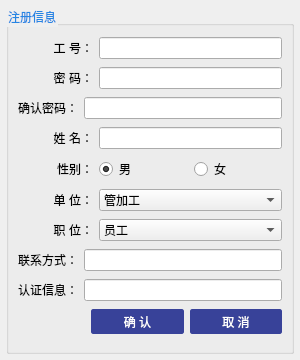
<?xml version="1.0" encoding="UTF-8"?>
<ui version="4.0">
 <class>registerwindow</class>
 <widget class="QDialog" name="registerwindow">
  <property name="geometry">
   <rect>
    <x>0</x>
    <y>0</y>
    <width>300</width>
    <height>360</height>
   </rect>
  </property>
  <property name="sizePolicy">
   <sizepolicy hsizetype="Fixed" vsizetype="Fixed">
    <horstretch>0</horstretch>
    <verstretch>0</verstretch>
   </sizepolicy>
  </property>
  <property name="windowTitle">
   <string>Dialog</string>
  </property>
  <property name="styleSheet">
   <string notr="true">*{
font: 11pt &quot;等线&quot;;
}

QGroupBox{
color: rgb(38, 133, 227);
}

QPushButton{
width:87px;
height:23px;
color: rgb(255, 255, 255);
border: 1px solid #384299;
border-radius: 2px;
background-color: #384299;
}

QPushButton:pressed{
color: #34fcfc;
background-color: #5d70ff;
}
</string>
  </property>
  <layout class="QGridLayout" name="gridLayout">
   <property name="leftMargin">
    <number>6</number>
   </property>
   <property name="topMargin">
    <number>6</number>
   </property>
   <property name="rightMargin">
    <number>6</number>
   </property>
   <property name="bottomMargin">
    <number>6</number>
   </property>
   <item row="0" column="1">
    <widget class="QGroupBox" name="register_groupbox">
     <property name="title">
      <string>注册信息</string>
     </property>
     <property name="flat">
      <bool>false</bool>
     </property>
     <layout class="QVBoxLayout" name="verticalLayout">
      <item>
       <layout class="QHBoxLayout" name="horizontalLayout">
        <item>
         <widget class="QLabel" name="register_numlabel">
          <property name="minimumSize">
           <size>
            <width>75</width>
            <height>0</height>
           </size>
          </property>
          <property name="text">
           <string>工 号：</string>
          </property>
          <property name="alignment">
           <set>Qt::AlignRight|Qt::AlignTrailing|Qt::AlignVCenter</set>
          </property>
         </widget>
        </item>
        <item>
         <widget class="QLineEdit" name="register_numtext">
          <property name="toolTip">
           <string>工号</string>
          </property>
          <property name="maxLength">
           <number>10</number>
          </property>
         </widget>
        </item>
       </layout>
      </item>
      <item>
       <layout class="QHBoxLayout" name="horizontalLayout_2">
        <item>
         <widget class="QLabel" name="register_pwdlabel">
          <property name="minimumSize">
           <size>
            <width>75</width>
            <height>0</height>
           </size>
          </property>
          <property name="text">
           <string>密 码：</string>
          </property>
          <property name="alignment">
           <set>Qt::AlignRight|Qt::AlignTrailing|Qt::AlignVCenter</set>
          </property>
         </widget>
        </item>
        <item>
         <widget class="QLineEdit" name="register_pwdtext">
          <property name="toolTip">
           <string>密码，最长10位</string>
          </property>
          <property name="maxLength">
           <number>10</number>
          </property>
          <property name="echoMode">
           <enum>QLineEdit::Password</enum>
          </property>
         </widget>
        </item>
       </layout>
      </item>
      <item>
       <layout class="QHBoxLayout" name="horizontalLayout_3">
        <item>
         <widget class="QLabel" name="register_pwdconfirmlabel">
          <property name="text">
           <string>确认密码：</string>
          </property>
          <property name="alignment">
           <set>Qt::AlignRight|Qt::AlignTrailing|Qt::AlignVCenter</set>
          </property>
         </widget>
        </item>
        <item>
         <widget class="QLineEdit" name="register_pwdagaintext">
          <property name="toolTip">
           <string>密码确认</string>
          </property>
          <property name="maxLength">
           <number>10</number>
          </property>
          <property name="echoMode">
           <enum>QLineEdit::Password</enum>
          </property>
         </widget>
        </item>
       </layout>
      </item>
      <item>
       <layout class="QHBoxLayout" name="horizontalLayout_4">
        <item>
         <widget class="QLabel" name="register_namelabel">
          <property name="minimumSize">
           <size>
            <width>75</width>
            <height>0</height>
           </size>
          </property>
          <property name="text">
           <string>姓 名：</string>
          </property>
          <property name="alignment">
           <set>Qt::AlignRight|Qt::AlignTrailing|Qt::AlignVCenter</set>
          </property>
         </widget>
        </item>
        <item>
         <widget class="QLineEdit" name="register_nametext">
          <property name="toolTip">
           <string>姓名</string>
          </property>
          <property name="maxLength">
           <number>10</number>
          </property>
         </widget>
        </item>
       </layout>
      </item>
      <item>
       <layout class="QHBoxLayout" name="horizontalLayout_10">
        <item>
         <widget class="QLabel" name="label">
          <property name="minimumSize">
           <size>
            <width>0</width>
            <height>0</height>
           </size>
          </property>
          <property name="maximumSize">
           <size>
            <width>75</width>
            <height>16777215</height>
           </size>
          </property>
          <property name="text">
           <string>性别：</string>
          </property>
          <property name="alignment">
           <set>Qt::AlignRight|Qt::AlignTrailing|Qt::AlignVCenter</set>
          </property>
         </widget>
        </item>
        <item>
         <widget class="QRadioButton" name="radioButton">
          <property name="text">
           <string>男</string>
          </property>
          <property name="checked">
           <bool>true</bool>
          </property>
         </widget>
        </item>
        <item>
         <widget class="QRadioButton" name="radioButton_2">
          <property name="text">
           <string>女</string>
          </property>
         </widget>
        </item>
       </layout>
      </item>
      <item>
       <layout class="QHBoxLayout" name="horizontalLayout_5">
        <item>
         <widget class="QLabel" name="register_unitlabel">
          <property name="minimumSize">
           <size>
            <width>75</width>
            <height>0</height>
           </size>
          </property>
          <property name="maximumSize">
           <size>
            <width>75</width>
            <height>16777215</height>
           </size>
          </property>
          <property name="text">
           <string>单 位：</string>
          </property>
          <property name="alignment">
           <set>Qt::AlignRight|Qt::AlignTrailing|Qt::AlignVCenter</set>
          </property>
         </widget>
        </item>
        <item>
         <widget class="QComboBox" name="register_unitcombobox">
          <item>
           <property name="text">
            <string>管加工</string>
           </property>
          </item>
          <item>
           <property name="text">
            <string>宝钢</string>
           </property>
          </item>
          <item>
           <property name="text">
            <string>其他</string>
           </property>
          </item>
          <item>
           <property name="text">
            <string>3</string>
           </property>
          </item>
         </widget>
        </item>
       </layout>
      </item>
      <item>
       <layout class="QHBoxLayout" name="horizontalLayout_6">
        <item>
         <widget class="QLabel" name="register_poslabel">
          <property name="minimumSize">
           <size>
            <width>75</width>
            <height>0</height>
           </size>
          </property>
          <property name="maximumSize">
           <size>
            <width>75</width>
            <height>16777215</height>
           </size>
          </property>
          <property name="text">
           <string>职 位：</string>
          </property>
          <property name="alignment">
           <set>Qt::AlignRight|Qt::AlignTrailing|Qt::AlignVCenter</set>
          </property>
         </widget>
        </item>
        <item>
         <widget class="QComboBox" name="register_poscombobox">
          <item>
           <property name="text">
            <string>员工</string>
           </property>
          </item>
          <item>
           <property name="text">
            <string>厂长</string>
           </property>
          </item>
          <item>
           <property name="text">
            <string>游客</string>
           </property>
          </item>
          <item>
           <property name="text">
            <string>3</string>
           </property>
          </item>
         </widget>
        </item>
       </layout>
      </item>
      <item>
       <layout class="QHBoxLayout" name="horizontalLayout_7">
        <item>
         <widget class="QLabel" name="register_phonelabel">
          <property name="text">
           <string>联系方式：</string>
          </property>
          <property name="alignment">
           <set>Qt::AlignRight|Qt::AlignTrailing|Qt::AlignVCenter</set>
          </property>
         </widget>
        </item>
        <item>
         <widget class="QLineEdit" name="register_phonetext">
          <property name="toolTip">
           <string>电话/手机/QQ</string>
          </property>
          <property name="statusTip">
           <string/>
          </property>
          <property name="whatsThis">
           <string/>
          </property>
          <property name="maxLength">
           <number>15</number>
          </property>
         </widget>
        </item>
       </layout>
      </item>
      <item>
       <layout class="QHBoxLayout" name="horizontalLayout_8">
        <item>
         <widget class="QLabel" name="register_authenticationlabe">
          <property name="text">
           <string>认证信息：</string>
          </property>
          <property name="alignment">
           <set>Qt::AlignRight|Qt::AlignTrailing|Qt::AlignVCenter</set>
          </property>
         </widget>
        </item>
        <item>
         <widget class="QLineEdit" name="register_authenticationtext">
          <property name="toolTip">
           <string>用于找回密码</string>
          </property>
          <property name="maxLength">
           <number>10</number>
          </property>
         </widget>
        </item>
       </layout>
      </item>
      <item>
       <layout class="QHBoxLayout" name="horizontalLayout_9">
        <item>
         <spacer name="horizontalSpacer">
          <property name="orientation">
           <enum>Qt::Horizontal</enum>
          </property>
          <property name="sizeType">
           <enum>QSizePolicy::Fixed</enum>
          </property>
          <property name="sizeHint" stdset="0">
           <size>
            <width>73</width>
            <height>20</height>
           </size>
          </property>
         </spacer>
        </item>
        <item>
         <widget class="QPushButton" name="register_confirmbutton">
          <property name="enabled">
           <bool>true</bool>
          </property>
          <property name="text">
           <string>确 认</string>
          </property>
          <property name="autoDefault">
           <bool>true</bool>
          </property>
         </widget>
        </item>
        <item>
         <widget class="QPushButton" name="register_cancelbutton">
          <property name="text">
           <string>取 消</string>
          </property>
          <property name="autoDefault">
           <bool>true</bool>
          </property>
         </widget>
        </item>
       </layout>
      </item>
     </layout>
    </widget>
   </item>
  </layout>
 </widget>
 <resources/>
 <connections/>
</ui>
